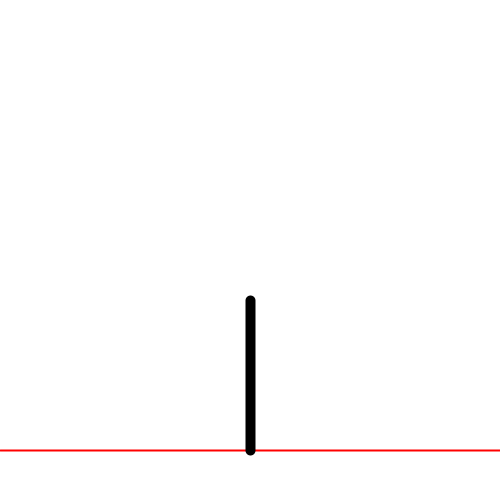
Frame 1 (no input)
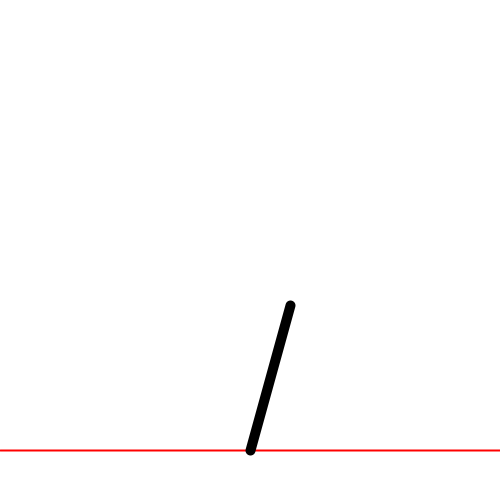
Frame 60 (the mouse pressed at the canvas centre just before this capture)
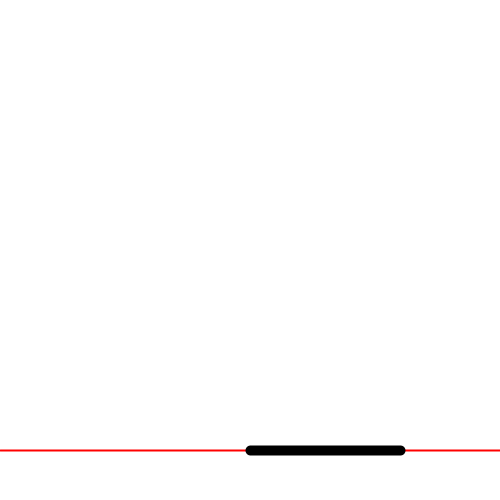
Frame 120 (the mouse held since frame 60 and released just before this capture)

The Processing sketch that drew these frames (run headless with seeded random() and noise(); from frame 60 on, the mouse is pressed at the canvas centre):

// Processing sketch: Falling_Domino
// ── Falling_Domino.pde
float xF, yF, xE, yE;
float L = 150;
float theta = PI/2 *0.999;
float angSpeed = 0;
float g = .01;

void setup(){
  size(500,500);
  xF = width/2;
  yF = height *0.9;
}

void draw() {
  background(255);
  stroke(255,0,0);
  strokeWeight(2);
  line(0, yF, width, yF);
  
  drawDomino();
  updateDomino();
}


void drawDomino() {
  stroke(0);
  strokeWeight(10);
  xE = xF + L*cos(theta);
  yE = yF - L*sin(theta);
  line(xF, yF, xE, yE);
}


void updateDomino() {
  if(theta > 0) {
    theta = max(theta - angSpeed, 0);
    angSpeed = angSpeed + g*cos(theta);
  }
}
